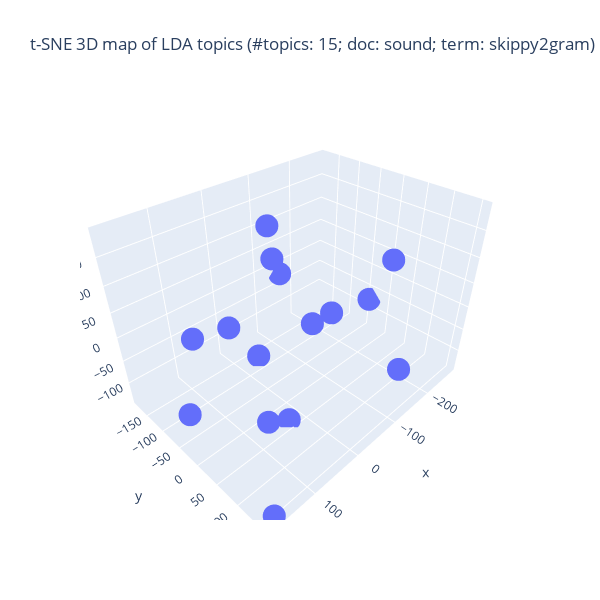

Notebook code for this chart:
### Code cell
## Plotlyを使って tSNE の結果の可視化 (3D)

import plotly.graph_objects as go
top_fitted = top_tSNE_3d_fitted
fig = go.Figure(data = [go.Scatter3d(
        x = top_fitted[:,0], y = top_fitted[:,1], z = top_fitted[:,2],
                                     mode = 'markers')
                                     ])

## 3D 散布図にラベルを追加する処理は未実装
title_val = f"t-SNE 3D map of LDA topics (#topics: {n_topics}; doc: {doc_attr}; term: {lda_term_type})"
fig.update_layout(autosize = False, width = 600, height = 600, title = title_val)
fig.show()

### Figure 1 — Plotly figure (JSON) as saved in the notebook; plotly's stock layout.template omitted (floating-point values rounded to 4 significant figures)
{"data": [{"mode": "markers", "type": "scatter3d", "x": [159.2, -1.611, -276.8, 58.78, -105.3, -86.81, -37.86, 31.59, 137.8, 173.6, -232.3, 180.2, -157.5, 8.278, -49.93], "y": [-63.29, -36.61, -40.09, -72.4, 154.5, -125.1, -119.2, 39.08, 111.3, 155.8, 37.25, 18.82, -183.2, 104.0, 12.92], "z": [-107.4, 188.0, -74.92, 13.43, -37.24, 63.16, -132.9, -138.7, -6.361, -136.6, 67.64, 109.7, -23.14, 107.3, 9.584]}], "layout": {"autosize": false, "height": 600, "title": {"text": "t-SNE 3D map of LDA topics (#topics: 15; doc: sound; term: skippy2gram)"}, "width": 600}}
